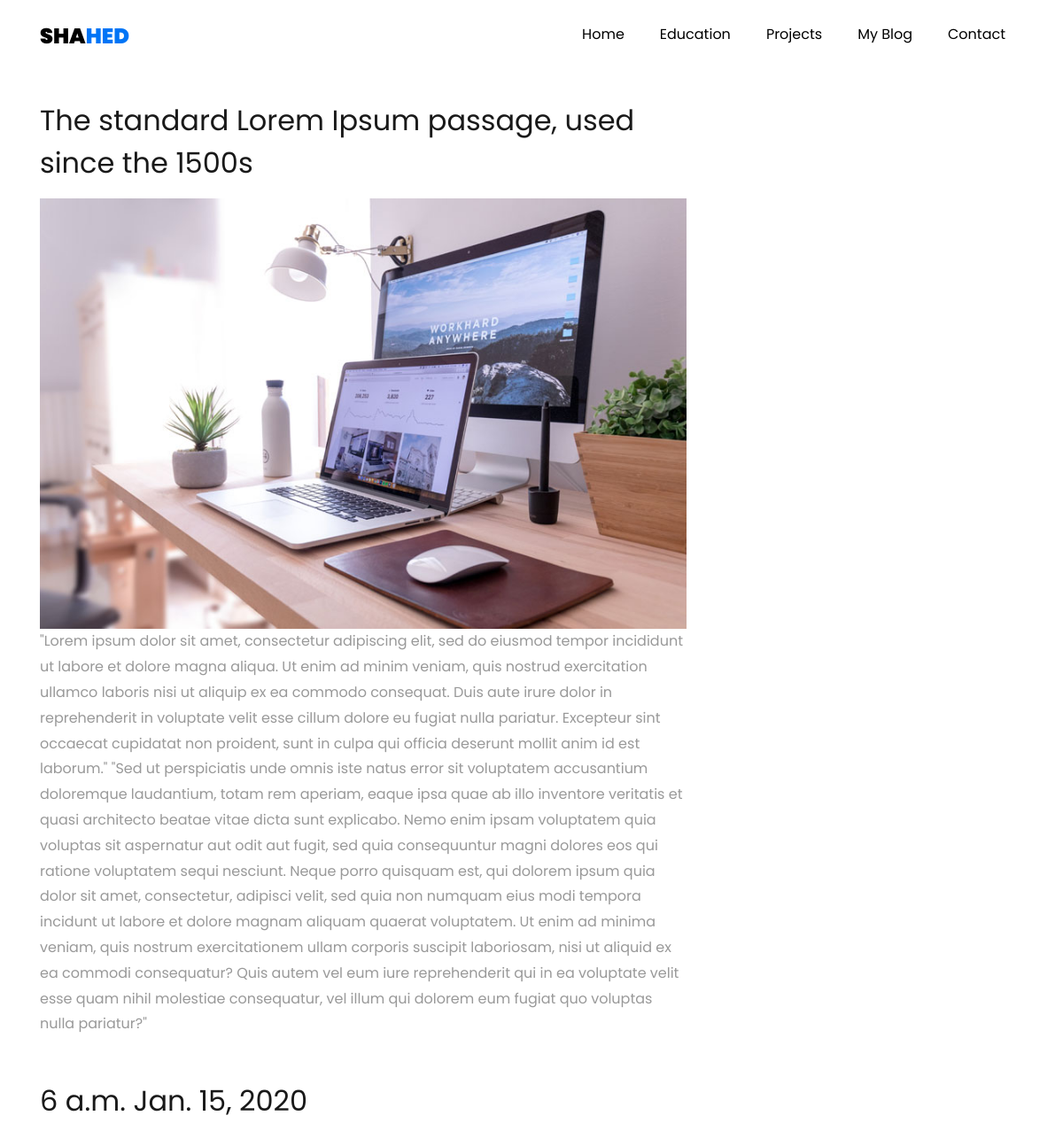
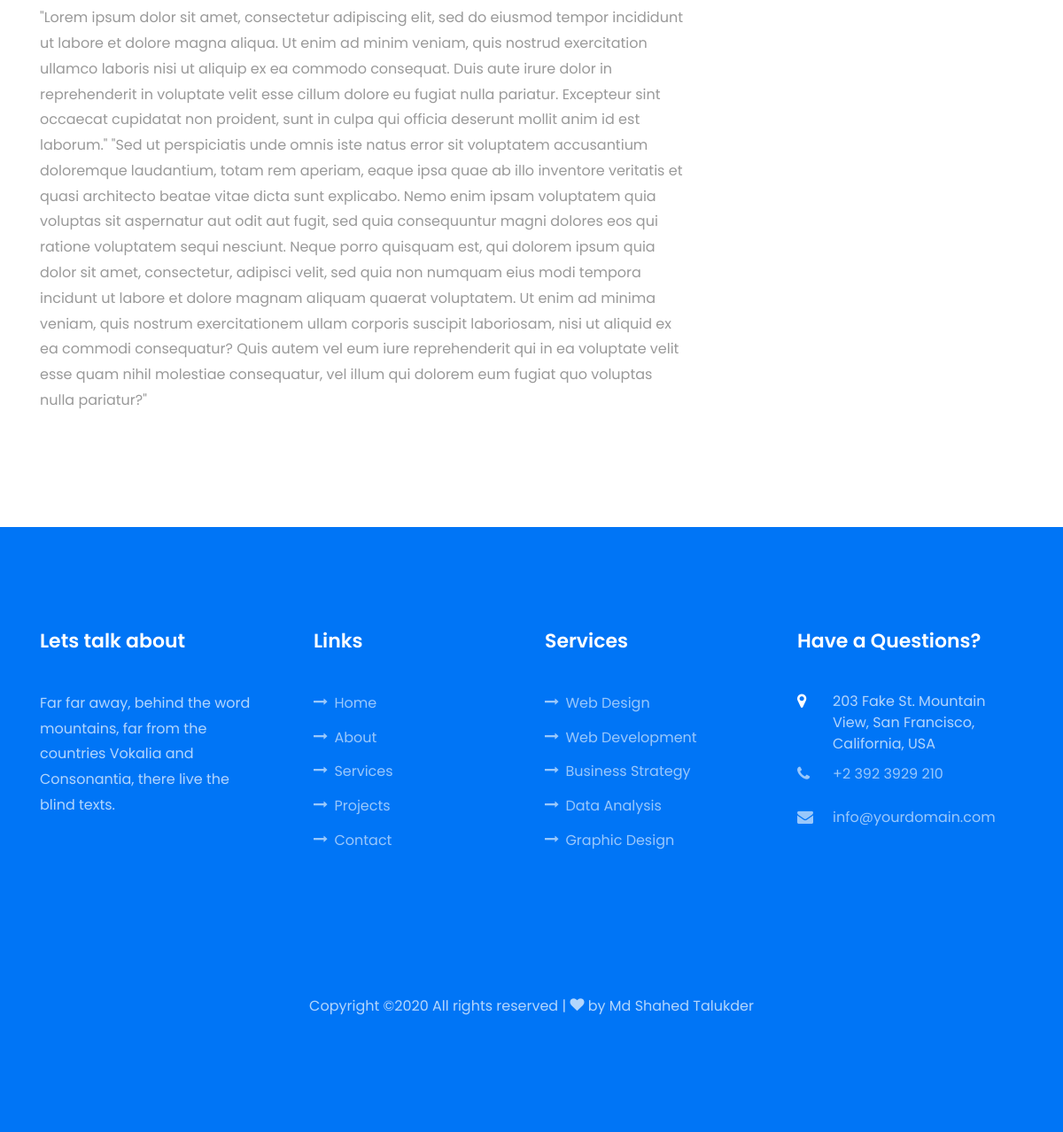
Screenshot of /blog/python_learn/ with the database file from the repository (2 pictures, top to bottom).
### blog/models.py (models this page shows, shortened)
class BlogPost(models.Model):
    slug = models.SlugField(blank=False, unique=True)
    title = models.CharField(max_length=120)
    content = models.TextField(null = True,blank=True)
    about = models.TextField(null=True)
    time = models.TimeField()
    date = models.DateField()
    select = models.CharField(null = True,max_length=256, choices=[('Model Feed', 'Model Feed'),('News Feed', 'News Feed'),('Other Feed','Other Feed')])

### blog/views.py (the view)
# urls.py: path('<str:post_slug>/',blog_post_detail_view),
def blog_post_detail_view(request,post_slug):
    obj = get_object_or_404(BlogPost, slug=post_slug)
    template_name = 'blog/detail.html'
    context = {"object": obj,"title":"Blog"}
    return render(request, template_name, context)

### blog/templates/blog/detail.html (shortened to what this page needs)
{% extends "base.html"%}
{% block content %}
<section class="ftco-section">
  <div class="container">
    <div class="row">
      <div class="col-lg-8 ftco-animate fadeInUp ftco-animated">
        <h2 class="mb-3">{{object.title}}</h2>
          <img src="/static/images/image_3.jpg" alt="" class="img-fluid">
        <p>{{object.content}}</p>
        <h2 class="mb-3 mt-5">{{object.time}} {{object.date}}</h2>
        <p>{{object.content}}</p>
      </div>
    </div>
  </div>
</section>
{% endblock %}

### static/css/another_style.css (style rules this page uses)
.ftco-animate { opacity: 0; visibility: hidden; }
.ftco-section { padding: 7em 0; position: relative; }

### rows the page displays
BlogPost: title "The standard Lorem Ipsum passage, used since the 1500s", content "\"Lorem ipsum dolor sit amet, consectetur adipiscing elit, sed do eiusmod tempor incididunt ut labore et dolore magna aliqua. Ut enim ad minim veniam, quis nostrud exercitation ullamco laboris nisi ut aliquip ex ea commodo consequat. Duis aute irure dolor in reprehenderit in voluptate velit esse cillum dolore eu fugiat nulla pariatur. Excepteur sint occaecat cupidatat non proident, sunt in culpa qui officia deserunt mollit anim id est laborum.\" \"Sed ut perspiciatis unde omnis iste natus error sit voluptatem accusantium doloremque laudantium, totam rem aperiam, eaque ipsa quae ab illo inventore veritatis et quasi architecto beatae vitae dicta sunt explicabo. Nemo enim ipsam voluptatem quia…", time "6 a.m.", date "Jan. 15, 2020"
